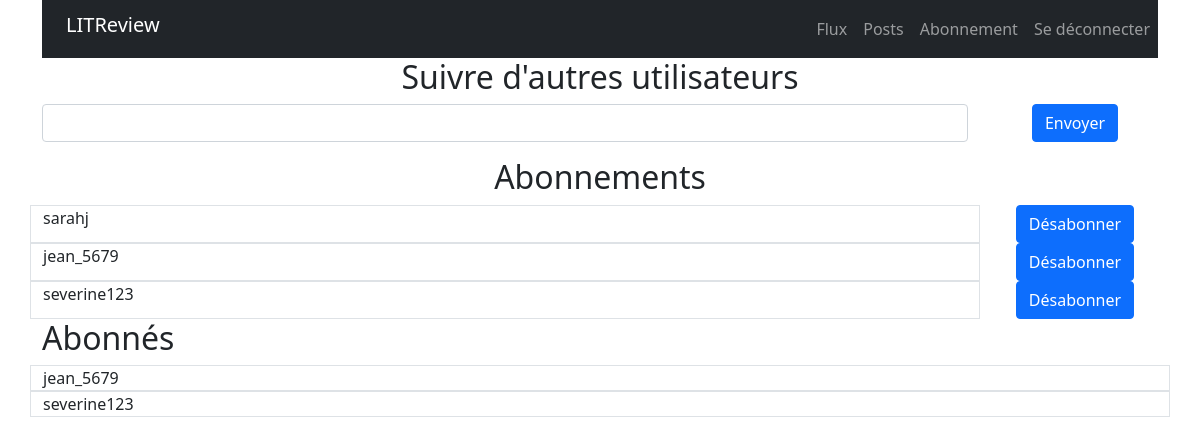
Page /follow/ (signed in) on the committed database.
### flux/models.py (models this page shows)
class UserFollows(models.Model):
    user = models.ForeignKey(settings.AUTH_USER_MODEL, on_delete=models.CASCADE, related_name='following')
    followed_user = models.ForeignKey(
        settings.AUTH_USER_MODEL,
        on_delete=models.CASCADE,
        related_name='followed_by',
        verbose_name='Suivre'
    )
    class Meta:
        unique_together = ('user', 'followed_user', )

### authentication/models.py (models this page shows)
class User(AbstractUser):
    pass

### flux/views.py (the view, shortened to what this page needs)
# urls.py: path('follow/', flux.views.follow_users, name='follow'),
@login_required
def follow_users(request):
    follow_form = forms.UserFollowsForm(instance=request.user)
    unfollow_form = forms.UnfollowForm()
    following = models.UserFollows.objects.filter(user=request.user)
    followed_by = models.UserFollows.objects.filter(followed_user=request.user)
    return render(
        request,
        'flux/follow_users_form.html',
        context={
            'follow_form': follow_form,
            'following': following,
            'followed_by': followed_by,
            'unfollow_form': unfollow_form,
        }
    )

### flux/forms.py
class UserFollowsForm(forms.ModelForm):
    follow_widget = forms.BooleanField(widget=forms.HiddenInput, initial=True)
    follow_form = forms.CharField(max_length=128, label='', widget=forms.TextInput(attrs={'class': 'form-control'}))
    class Meta:
        model = models.UserFollows()
        fields = ['follow_form']
        widgets = {
            'follow_form': forms.TextInput(attrs={'class': 'form-control'})
        }

class UnfollowForm(forms.Form):
    unfollow_widget = forms.BooleanField(widget=forms.HiddenInput, initial=True)

### flux/templates/flux/follow_users_form.html (shortened to what this page needs)
{% extends 'base.html' %}
{% block content %}
	<div class="row text-center ">
		<form method="post">
			<h2 class="">Suivre d'autres utilisateurs</h2>
			<div class="row ">
				<div class="col-10">
					{{ follow_form.as_p }}
				</div>
				<div class="col-2">
					<button type="submit" class="btn btn-primary">Envoyer</button>
				</div>
			</div>
		</form>
		<h2 class="">Abonnements</h2>
		{% for user in following %}
				<form method="post">
					<div class="row">
						<div class="col-10 border text-start align-middle">
							{{ user.followed_user }}
						</div>
						<div class="col-2">
							<button type="submit" class="btn btn-primary">Désabonner</button>
						</div>
					</div>
				</form>
		{% endfor %}
		<div class="col text-start">
			<h2>Abonnés</h2>
			{% for user in followed_by %}
				<div class="row border">
					<div>
						{{ user.user }}
					</div>
				</div>
			{% endfor %}
		</div>
	</div>
{% endblock content %}

### rows in the picture
UserFollows: followed_user "sarahj"
UserFollows: followed_user "jean_5679"
UserFollows: followed_user "severine123"
UserFollows: user "jean_5679"
UserFollows: user "severine123"
